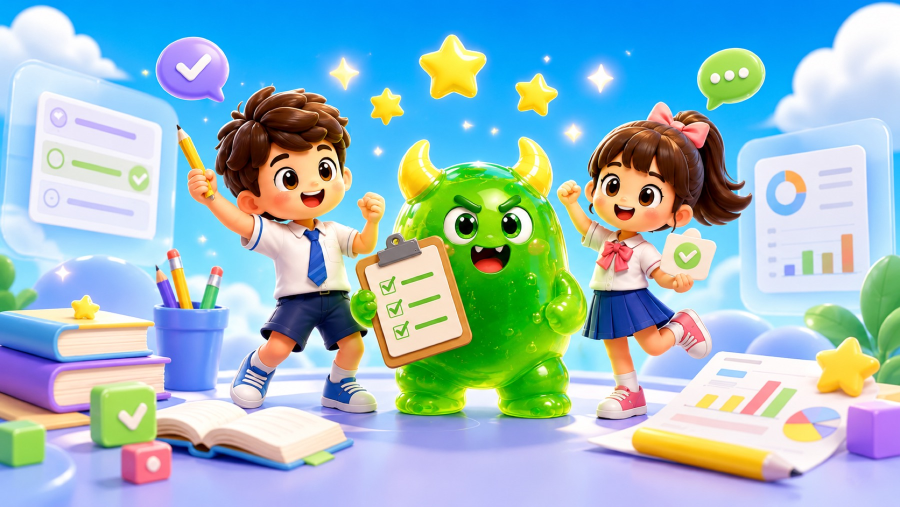
#> input picture assets/exam-intro-hero-v3-source.jpg, 1800 x 1013 px, given in place of boy-idle.png, which was not available (shown at 1/2 size)
$ python build-pk-sprite.py
#> lines starting #> are read from the running program, lines starting #| are printed output that depends on the picture; pictures that were not available may be replaced by others from this repository, and a replacement may not be noted
#!/usr/bin/env python3
"""Compose the 7-frame home-page PK battle sprite from extracted character parts.

Parts live in assets/pk-build/pk-parts/ (clean chroma-keyed cutouts of the
student, the jelly monster, and the VS badge). Frames export at 3x (444x252)
and display at 148x84 rpx via frame-animation background-size.
"""

import argparse
import shutil
import sys
from pathlib import Path

from PIL import Image

sys.path.insert(0, str(Path(__file__).resolve().parent))
from monster_frame_config import PK_EXPORT_SCALE, PK_FRAME_H, PK_FRAME_W

# Nudge the VS badge left on the 148×84 rpx display canvas.
VS_X_NUDGE = 3 * PK_EXPORT_SCALE

PROJECT_ROOT = Path(__file__).resolve().parent.parent
MONSTER_DIR = PROJECT_ROOT / "images/home/map/monsters"
PARTS_DIR = PROJECT_ROOT / "assets/pk-build/pk-parts"
FRAMES_DIR = PROJECT_ROOT / "assets/pk-build/frames"
HOME_DIR = PROJECT_ROOT / "images/home"
VERCEL_HOME_DIR = PROJECT_ROOT / "vercel-assets/images/home"

FRAME_COUNT = 7
LAYOUT = PK_FRAME_H / 168
BASELINE_Y = PK_FRAME_H - round(6 * LAYOUT)

FRAME_OUTPUT_NAMES = [
    "student-monster-pk-frame-01.png",
    "student-monster-pk-anim-frame-02.png",
    "student-monster-pk-anim-frame-03.png",
    "student-monster-pk-anim-frame-04.png",
    "student-monster-pk-anim-frame-05.png",
    "student-monster-pk-anim-frame-06.png",
    "student-monster-pk-anim-frame-07.png",
]


def load_part(name):
#> called with name = 'boy-idle.png'
    return Image.open(PARTS_DIR / name).convert("RGBA")


def scaled(image, height, squash_x=1.0, squash_y=1.0):
    factor = height / image.height
    width = max(1, round(image.width * factor * squash_x))
    new_height = max(1, round(height * squash_y))
    return image.resize((width, new_height), Image.Resampling.LANCZOS)


def paste_bottom(canvas, part, anchor_x, anchor="center", baseline=BASELINE_Y, rotate=0.0):
    """Paste with the bottom edge on the baseline; anchor_x positions left/center/right edge."""
    if rotate:
        part = part.rotate(rotate, resample=Image.Resampling.BICUBIC, expand=True)
    if anchor == "left":
        x = anchor_x
    elif anchor == "right":
        x = anchor_x - part.width
    else:
        x = anchor_x - part.width // 2
    canvas.alpha_composite(part, (max(0, x), max(0, baseline - part.height)))


def paste_top(canvas, part, center_x, top_y):
    canvas.alpha_composite(part, (max(0, center_x - part.width // 2), max(0, top_y)))


def new_frame():
    return Image.new("RGBA", (PK_FRAME_W, PK_FRAME_H), (0, 0, 0, 0))


def student_prefix(gender):
    return "girl" if gender == "girl" else "boy"


def compose_frames(gender="boy"):
    prefix = student_prefix(gender)
    student_idle = load_part(f"{prefix}-idle.png")
    student_attack = load_part(f"{prefix}-attack.png")
#> call 2 of load_part, with name = 'boy-attack.png'
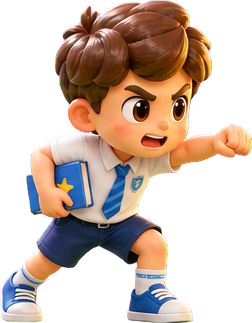
#> input picture assets/pk-build/pk-parts/boy-attack.png, 252 x 323 px
#> in load_part, returned value is the input picture: PIL image 252x323 RGBA; mean R, G, B, A 77.1, 59.2, 48.3, 123.3
    student_cheer = load_part(f"{prefix}-cheer.png")
#> call 3 of load_part, with name = 'boy-cheer.png'
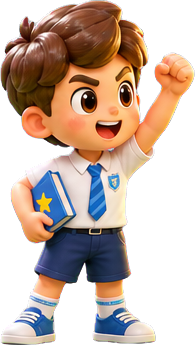
#> input picture assets/pk-build/pk-parts/boy-cheer.png, 195 x 345 px
#> in load_part, returned value is the input picture: PIL image 195x345 RGBA; mean R, G, B, A 91.8, 71.8, 60.1, 143.6
    monster_idle = load_part("monster-idle.png")
#> call 4 of load_part, with name = 'monster-idle.png'
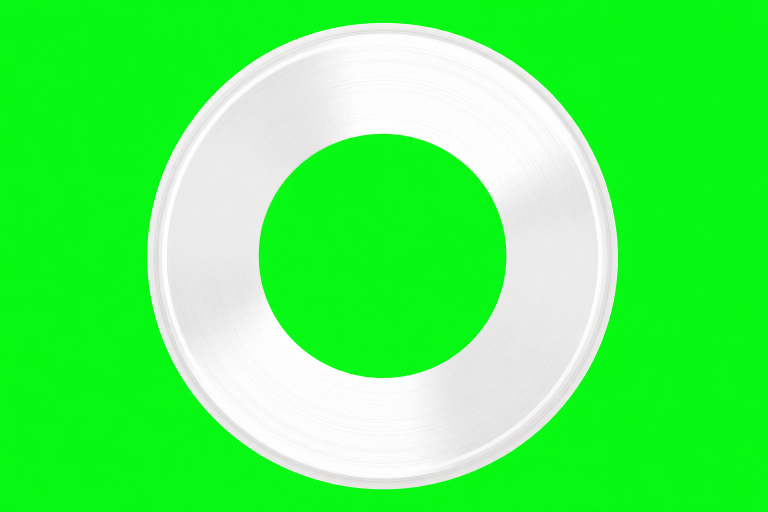
#> input picture assets/disc-texture-src.png, 1536 x 1024 px, given in place of monster-idle.png, which was not available (shown at 1/2 size)
    monster_angry = load_part("monster-angry.png")
    monster_dizzy = load_part("monster-dizzy.png")
    vs_badge = load_part("vs-badge.png")

    student_h = round(150 * LAYOUT)
    monster_h = round(118 * LAYOUT)
    vs_h = round(88 * LAYOUT)
    student_x = round(40 * LAYOUT)
    monster_x = PK_FRAME_W - round(40 * LAYOUT)
    vs_x = PK_FRAME_W // 2 - VS_X_NUDGE
    vs_y = round(8 * LAYOUT)

    frames = []

    # 1. face-off
    frame = new_frame()
    paste_bottom(frame, scaled(student_idle, student_h), student_x, "left")
    paste_bottom(frame, scaled(monster_idle, monster_h), monster_x, "right")
    paste_top(frame, scaled(vs_badge, vs_h), vs_x, vs_y)
    frames.append(frame)

    # 2. student lunges in, monster flinches, badge glows
    frame = new_frame()
    paste_bottom(frame, scaled(student_attack, student_h - round(10 * LAYOUT)), student_x + round(12 * LAYOUT), "left")
    paste_bottom(frame, scaled(monster_idle, monster_h, squash_x=1.05, squash_y=0.93), monster_x + round(4 * LAYOUT), "right")
    paste_top(frame, scaled(vs_badge, round(vs_h * 1.12)), vs_x + round(6 * LAYOUT), vs_y - round(2 * LAYOUT))
    frames.append(frame)

    # 3. clash: both close in, badge flares
    frame = new_frame()
    paste_bottom(frame, scaled(student_attack, student_h - round(8 * LAYOUT)), student_x + round(24 * LAYOUT), "left")
    paste_bottom(frame, scaled(monster_angry, monster_h + round(10 * LAYOUT)), monster_x - round(4 * LAYOUT), "right")
    paste_top(frame, scaled(vs_badge, round(vs_h * 1.32)), vs_x + round(2 * LAYOUT), vs_y - round(6 * LAYOUT), )
    frames.append(frame)

    # 4. student cheers, monster squashed dizzy
    frame = new_frame()
    paste_bottom(frame, scaled(student_cheer, student_h), student_x + round(2 * LAYOUT), "left")
    paste_bottom(frame, scaled(monster_dizzy, round(monster_h * 0.82)), monster_x + round(2 * LAYOUT), "right")
    paste_top(frame, scaled(vs_badge, vs_h - round(8 * LAYOUT)), vs_x, vs_y + round(8 * LAYOUT))
    frames.append(frame)

    # 5. monster puffs back up angrily, student eases off
    frame = new_frame()
    paste_bottom(frame, scaled(student_idle, student_h - round(4 * LAYOUT)), student_x - round(4 * LAYOUT), "left")
    paste_bottom(frame, scaled(monster_angry, monster_h + round(14 * LAYOUT)), monster_x - round(8 * LAYOUT), "right")
    paste_top(frame, scaled(vs_badge, vs_h), vs_x - round(4 * LAYOUT), vs_y)
    frames.append(frame)

    # 6. second clash
    frame = new_frame()
    paste_bottom(frame, scaled(student_attack, student_h - round(8 * LAYOUT)), student_x + round(20 * LAYOUT), "left")
    paste_bottom(frame, scaled(monster_angry, monster_h + round(8 * LAYOUT), squash_x=1.04, squash_y=0.95), monster_x - round(2 * LAYOUT), "right")
    paste_top(frame, scaled(vs_badge, round(vs_h * 1.26)), vs_x, vs_y - round(4 * LAYOUT))
    frames.append(frame)

    # 7. back to face-off (tiny bounce) for a seamless loop
    frame = new_frame()
    paste_bottom(frame, scaled(student_idle, student_h), student_x, "left")
    paste_bottom(frame, scaled(monster_idle, monster_h, squash_x=1.03, squash_y=0.96), monster_x, "right")
    paste_top(frame, scaled(vs_badge, vs_h), vs_x, vs_y + round(2 * LAYOUT))
    frames.append(frame)

    return frames


def build_sprite(frames, output_path):
    sprite = Image.new("RGBA", (PK_FRAME_W * len(frames), PK_FRAME_H), (0, 0, 0, 0))
    for index, frame in enumerate(frames):
        sprite.alpha_composite(frame, (index * PK_FRAME_W, 0))
    output_path.parent.mkdir(parents=True, exist_ok=True)
    sprite.save(output_path, optimize=True)


def output_paths(gender):
    if gender == "girl":
        return {
            "frames_dir": FRAMES_DIR / "girl",
            "sprite": HOME_DIR / "student-monster-pk-sprite-girl.png",
            "mirror_sprite": VERCEL_HOME_DIR / "student-monster-pk-sprite-girl.png",
        }
    return {
        "frames_dir": FRAMES_DIR,
        "sprite": HOME_DIR / "student-monster-pk-sprite.png",
        "mirror_sprite": VERCEL_HOME_DIR / "student-monster-pk-sprite.png",
    }


def main():
    parser = argparse.ArgumentParser()
    parser.add_argument("--gender", choices=("boy", "girl"), default="boy")
    args = parser.parse_args()

    paths = output_paths(args.gender)
    frames = compose_frames(args.gender)
    paths["frames_dir"].mkdir(parents=True, exist_ok=True)
    PARTS_DIR.mkdir(parents=True, exist_ok=True)
    for output_name, frame in zip(FRAME_OUTPUT_NAMES, frames):
        frame.save(paths["frames_dir"] / output_name, optimize=True)
    build_sprite(frames, paths["sprite"])
    paths["mirror_sprite"].parent.mkdir(parents=True, exist_ok=True)
    shutil.copyfile(paths["sprite"], paths["mirror_sprite"])
    print(
        f"Composed {FRAME_COUNT} {args.gender} PK frames "
        f"({PK_FRAME_W}x{PK_FRAME_H}) and sprite at {paths['sprite']}"
    )


if __name__ == "__main__":
#> (the run stopped early here; a loop or call above may not have finished)
